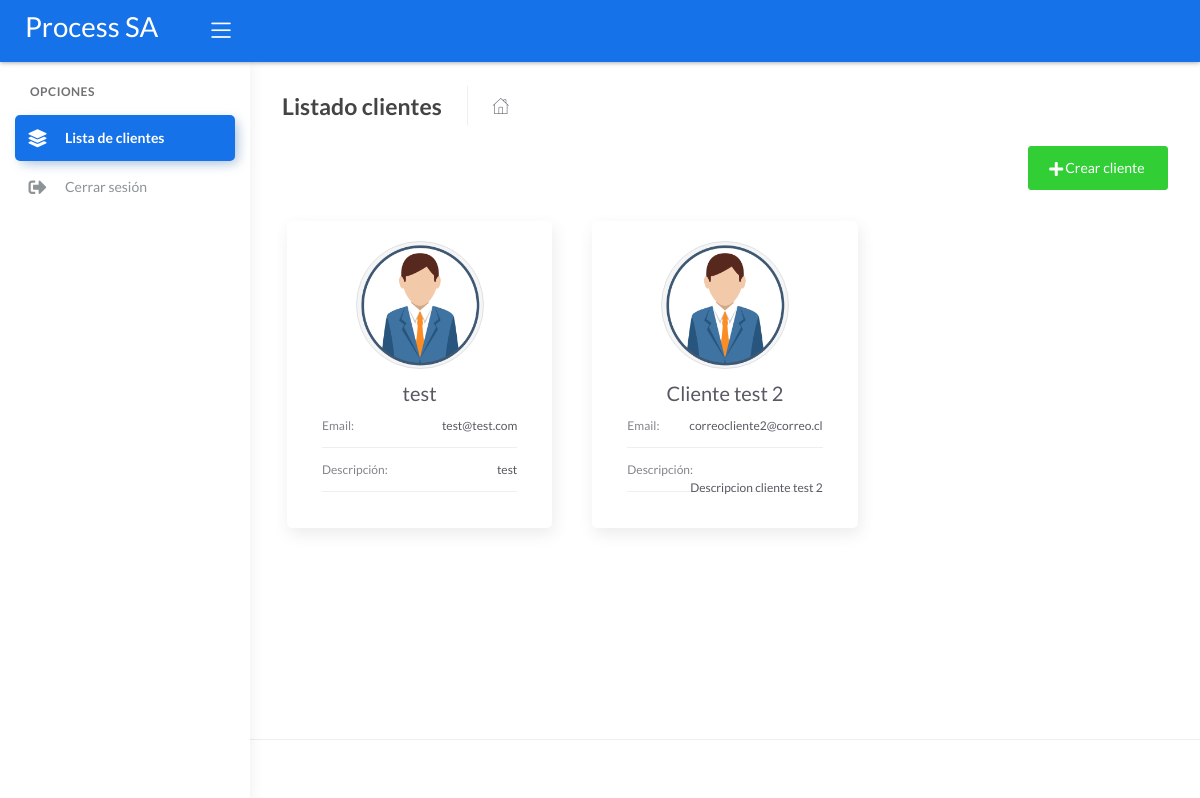
/client_list (signed in), run on the app's committed database.
### processCore/models.py (models this page shows, shortened)
class Client(models.Model):
    name = models.CharField(max_length=100)
    email = models.EmailField()
    description = models.TextField(max_length=200)
    created_at = models.DateTimeField(auto_now_add=True)
    disabled = models.BooleanField(default = False)

### processCore/views.py (the view)
# urls.py: path('client_list', views.client_list, name="client_list"),
@login_required(login_url="/login/")
def client_list(request):
    current_user = request.user
    context = {}
    context['client_list'] = Client.objects.all()
    context['employee'] = userModel.objects.get(user=current_user)
    return render(request, 'index.html', context=context)

### processCore/templates/index.html (shortened to what this page needs)
{% extends "layouts/base.html" %}
{% block content %}
{% load static %}
    <div class="page-inner">
        <div class="page-header">
            <h4 class="page-title">Listado clientes</h4>
            <ul class="breadcrumbs">
                <li class="nav-home">
                    <a href="{% url 'client_list' %} ">
                        <i class="flaticon-home"></i>
                    </a>
                </li>
            </ul>
        </div>
        {% if employee.role == 0 or employee.role == 2 %}
            <div style="margin-bottom: 75px;">
                <a href="{% url 'add_client'%}" class="mb-5"><button class="btn btn-success pull-right"><span class="btn-label"></span>Crear cliente</button></a>
            </div>
        {% endif %}
        <div class="row">
            {% for client in client_list %}
            <div class="col-md-4">
                <div class="card-pricing">
                    <div class="card">
                        <div class="card-body">
                            <div class="col-md-12 mb-2">
                                <a href="{% url 'process_list' client_pk=client.pk %}">
                                    <center>
                                        <img src="/static/assets/img/client.png" class="avatar avatar-xxl rounded-circle border" alt="logo" style="background-color: whitesmoke;"/>
                                    </center>
                                </a>
                            </div>
                            <div class="col-md-12">
                                <a class="card-header card-title" href="{% url 'process_list' client_pk=client.pk %}">{{ client.name }}</a>
                                <ul class="specification-list">
                                    <li>
                                        <span class="name-specification">Email:</span>
                                        <span class="status-specification">{{ client.email }}</span>
                                    </li>
                                    <li>
                                        <span class="name-specification">Descripción:</span>
                                        <span class="status-specification">{{ client.description }}</span>
                                    </li>
                                </ul>
                            </div>
                        </div>
                    </div>
                </div>
            </div>
            {% endfor %}
        </div>
    </div>
{% endblock content %}

### data on the page
Client: name "test", email "test@test.com", description "test"
Client: name "Cliente test 2", email "correocliente2@correo.cl", description "Descripcion cliente test 2"
